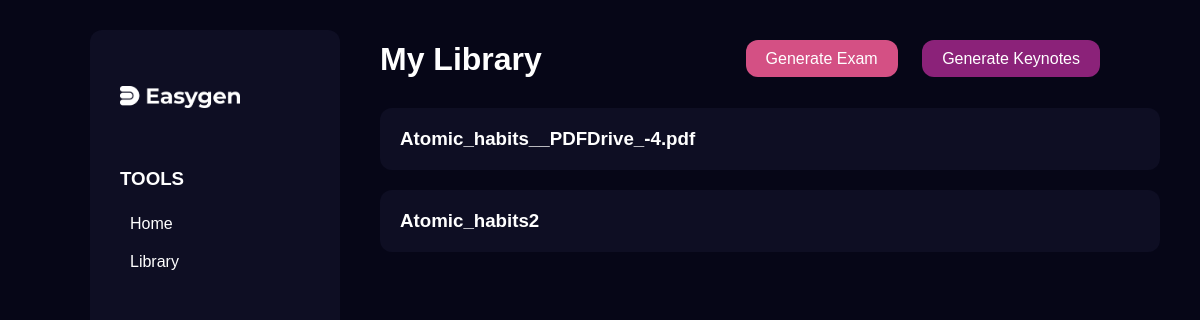
The page /library on the database its author committed.
### app/schema.py (models this page shows, shortened)
class QuestionSet(db.Model):
    __tablename__ = 'question_set'
    id = db.Column(db.Integer, primary_key=True)
    title = db.Column(db.String(150))
    created_at = db.Column(db.DateTime(timezone=True), default=db.func.current_timestamp())
    questions = db.relationship('Question')

### app/blueprints/library.py (the view)
@library.route('/library')
def library_page():
    question_sets = QuestionSet.query.all()
    return render_template('library.html', question_sets=question_sets)

### app/templates/library.html (shortened to what this page needs)
{% extends 'layout/dashboard.html'%}
{% block content%}
<div class="my-library-container">
    <h1>My Library</h1>
    <div class="btn-container">
        <a class="btn" href="{{ url_for('upload.upload_page')}}">Generate Exam</a>
        <a class="btn" href="{{ url_for('key_upload.key_upload_page')}}">Generate Keynotes</a>
    </div>
</div>
    <div class="continue-card-container">
        {% for set in question_sets %}
        <div class="continue-card" data-set-id="{{ set.id }}">
            <h3>{{ set.title }}</h3>
        </div>
        {% endfor %}
    </div>
{% endblock %}

### app/static/css/dashboard.css (style rules this page uses)
body { background-color: #060617; font-family: 'Montserrat', sans-serif; width: 90%; margin: 0 auto; padding: 0; color: #fff; display: flex; }

### rows shown on the page
QuestionSet: title "Atomic_habits__PDFDrive_-4.pdf"
QuestionSet: title "Atomic_habits2"
